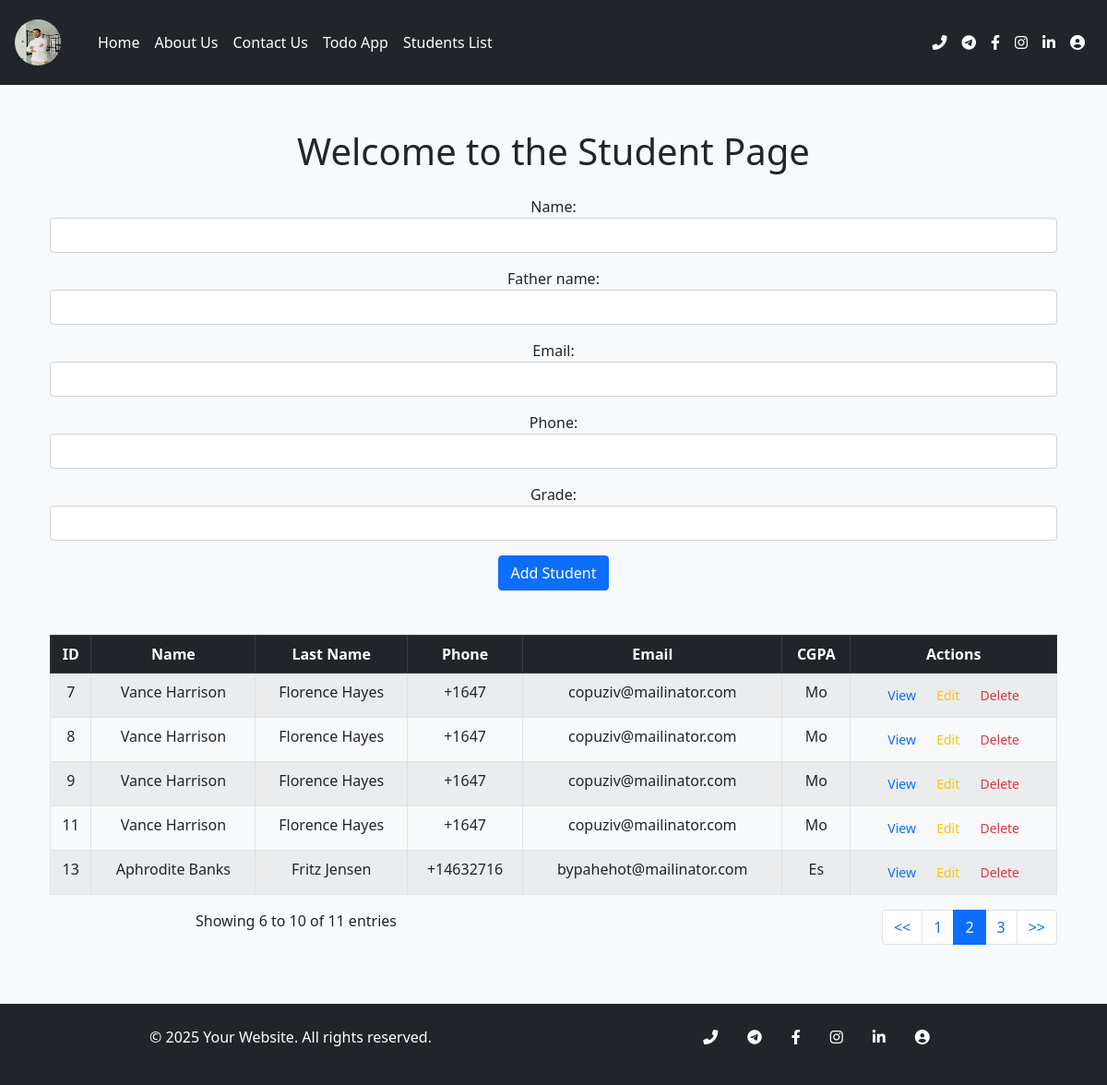
Page /apps/student/?page=2 on the committed database.
### myapp/models.py (models this page shows, shortened)
class Student(models.Model):
    name = models.CharField(max_length=30)
    father_name = models.CharField(max_length=30)
    email = models.EmailField()
    phone = models.CharField(max_length=10)
    grade = models.CharField(max_length=2)

### myapp/views.py (the view)
# urls.py: path('student/', views.student, name='student'),
def student(request):
    if request.method == 'POST':
        form = StudentForm(request.POST)
        if form.is_valid():
            form.save()  # Save the student data to the database
            messages.success(request, 'Student data saved successfully')
    else:
        form = StudentForm()
    students = Student.objects.all()
    paginator = Paginator(students, 5)  # Show 5 students per page
    page_number = request.GET.get('page', 1)
    students = paginator.get_page(page_number)
    context = {'form': form, 'students': students }  # Fetch all students to display in the table
    return render(request, 'student.html', context )

### myapp/forms.py
class StudentForm(forms.ModelForm):
    class Meta:
        model = Student
        fields = '__all__'
        widgets = {
            'name': forms.TextInput(attrs={'class': 'form-control'}),
            'father_name': forms.TextInput(attrs={'class': 'form-control'}),
            'age': forms.NumberInput(attrs={'class': 'form-control'}),
            'email': forms.EmailInput(attrs={'class': 'form-control'}),
            'phone': forms.TextInput(attrs={'class': 'form-control'}),
            'grade': forms.TextInput(attrs={'class': 'form-control'}),
        }

### myapp/templates/student.html (shortened to what this page needs)
{% extends 'base.html' %}
{% block content %}
<div class="container mt-5">
    <h1 class="text-center mb-4">Welcome to the Student Page</h1>
    <form class="mb-5" method="POST">
        {{ form.as_p }}
        <button type="submit" class="btn btn-primary">Add Student</button>
    </form>
</div>
<div class="container mt-5">
    <table class="table table-bordered table-striped table-hover">
        <thead class="table-dark">
            <tr>
                <th scope="col">ID</th>
                <th scope="col">Name</th>
                <th scope="col">Last Name</th>
                <th scope="col">Phone</th>
                <th scope="col">Email</th>
                <th scope="col">CGPA</th>
                <th scope="col">Actions</th>
            </tr>
        </thead>
        <tbody>
            {% for student in students %}
            <tr>
                <td>{{ student.id }}</td>
                <td>{{ student.name }}</td>
                <td>{{ student.father_name }}</td>
                <td>{{ student.phone }}</td>
                <td>{{ student.email }}</td>
                <td>{{ student.grade }}</td>
                <td>
                    <a href="#" class="btn btn-sm text-primary">View</a>
                    <a href="{% url 'edit_student' student.id%}" class="btn btn-sm text-warning">Edit</a>
                    <a href="{% url 'delete_student' student.id%}" class="btn btn-sm text-danger">Delete</a>
                </td>
            </tr>
            {% empty %}
            <tr>
                <td colspan="6" class="text-center">No students found.</td>
            </tr>
            {% endfor %}
        </tbody>
    </table>
    <div class="row">
        <div class="col-md-6">
            <p>Showing {{ students.start_index }} to {{ students.end_index }} of {{ students.paginator.count }} entries</p>
        </div>
        <div class="col-md-6">
            <nav aria-label="Page navigation example">
                <ul class="pagination justify-content-end">
                    {% if students.has_previous %}
                    <li class="page-item">
                        <a class="page-link" href="?page={{ students.previous_page_number }}"><<</a>
                    </li>
                    {% endif %}
                    {% for page in students.paginator.page_range %}
                    <li class="page-item {% if page == students.number %}active{% endif %}">
                        <a class="page-link" href="?page={{ page }}">{{ page }}</a>
                    </li>
                    {% endfor %}
                    {% if students.has_next %}
                    <li class="page-item">
                        <a class="page-link" href="?page={{ students.next_page_number }}">>></a>
                    </li>
                    {% endif %}
                </ul>
            </nav>
        </div>
    </div>
    </div>
{% endblock %}

### rows in the picture
Student: id "7", name "Vance Harrison", father_name "Florence Hayes", phone "+1647", email "copuziv@mailinator.com", grade "Mo"
Student: id "8", name "Vance Harrison", father_name "Florence Hayes", phone "+1647", email "copuziv@mailinator.com", grade "Mo"
Student: id "9", name "Vance Harrison", father_name "Florence Hayes", phone "+1647", email "copuziv@mailinator.com", grade "Mo"
Student: id "11", name "Vance Harrison", father_name "Florence Hayes", phone "+1647", email "copuziv@mailinator.com", grade "Mo"
Student: id "13", name "Aphrodite Banks", father_name "Fritz Jensen", phone "+14632716", email "bypahehot@mailinator.com", grade "Es"

### other values in the picture
{{ students.start_index }} "6"
{{ students.end_index }} "10"
{{ students.paginator.count }} "11"
{{ page }} "1" "2" "3"
